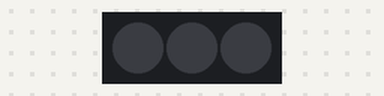
A sketch run on a simulated Arduino Uno, built with avr-gcc and run on an emulated ATmega328P. Parts: 3 RGB LEDs in strip order, left to right. Dim RGB values are drawn brighter than linear.

Above: at 1.5 s.
At 2.5 s:
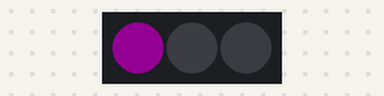
At 4.5 s:
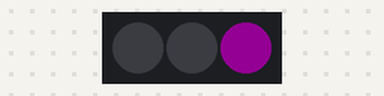
At 6.5 s:
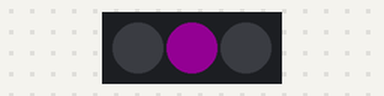
Timing chart, 0 to 7.9 s (numbered marks = the images above):
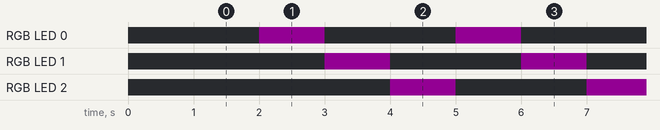

The sketch:

hurihanga1.2.ino
```cpp
/**
 *  POUTAMA 2 - Hokihoki  [PŪMAU, ROOPU, HOKIHOKI]
 *  Me whakakā kotahi te raiti ia wā, timata i te raiti tuatahi. E toru ngā raiti LED kei runga i te taura RGB nei.
 *  Ko te pukenga hokihoki, he whakamahi 'for loop' ki te neke haere ki ia raiti LED
 *  YOUTUBE:
 */
#include "FastLED.h"

//E hia ngā LED kei runga i te taura RGB?
#define KAUTE_LED 3

//Whakarite i te pine Atuino ka whakamahia
#define PINE_ATUINO 5

//Whakarite i ngā wāriu RGB mo whero, kakariki me kikorangi
// ---->RĀWEKEWEKE I ĒNEI WĀRIU KIA PUTA HE KARA REREKĒ <--------
#define WHERO 100
#define KAKARIKI 0
#define KIKORANGI 100

//Whakamōhio ki te pūmanawa kei te whakamahi tātau he taura RGB, me te nui o ngā raiti kei runga i te taura nei
CRGB raiti[KAUTE_LED];

void setup() {
  // put your setup code here, to run once:
  delay(1000);

  LEDS.addLeds<WS2812B,PINE_ATUINO,GRB>(raiti,KAUTE_LED);
  LEDS.setBrightness(50);
}

void loop() {

 for(int i=0;i < KAUTE_LED; i++){
    delay(1000);
    raiti[i] = CRGB(WHERO,KAKARIKI,KIKORANGI); //whakaritea ngā kara ki ngā wāriu pūmau kei runga
    FastLED.show();
    raiti[i] = CRGB(0,0,0);  //whakaritea kia pango nga raiti
  }
}
```

Measured:
- by itself, RGB LED 0–2: alternates RGB(19, 0, 19) for 1.0 s and off for 2.0 s
- by itself, everything shown: repeats every 3.0 s, in 3 steps
